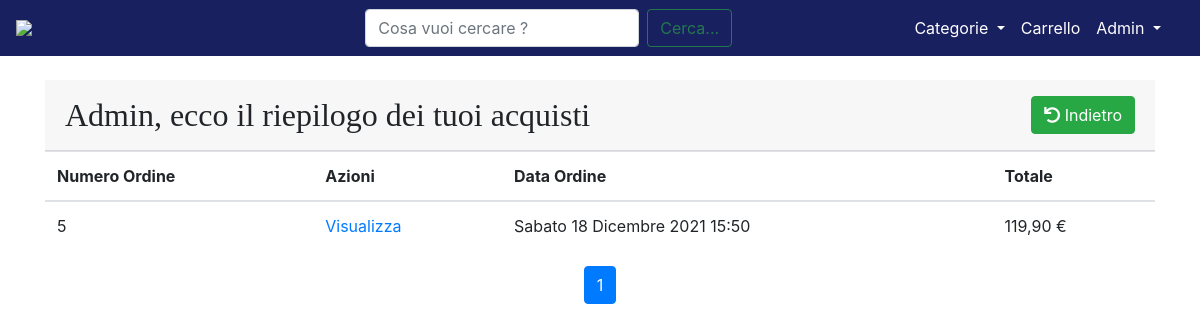
Page /user/acquisti (signed in) on the committed database.
### core/models.py (models this page shows, shortened)
class Payment(models.Model):
    user = models.ForeignKey(User, on_delete=models.CASCADE)
    amount = models.FloatField()
    timestamp = models.DateTimeField(auto_now_add=True)
    order = models.ForeignKey(Order, on_delete=models.CASCADE)

class Order(models.Model):
    user = models.ForeignKey(User, on_delete=models.CASCADE, null=True)
    is_ordered = models.BooleanField(default=False)
    items = models.ManyToManyField(OrderItem)
    ordered_date = models.DateTimeField()
    shipping_address = models.ForeignKey('ShippingAddress', on_delete=models.SET_NULL, blank=True, null=True)

### core/views.py (the view)
# urls.py: path('user/acquisti', login_required(views.AcquistiView.as_view()), name='acquisti'),
class AcquistiView(View):
    model = User
    template_name = '/core/acquisti.html'
    def get(self, *args, **kwargs):
        user_id = self.request.user.id
        user = User.objects.get(id=user_id)
        acquisti = Payment.objects.filter(user=user).order_by("-pk")
        paginator = Paginator(acquisti, 10)
        page_number = self.request.GET.get('page')
        page_obj = paginator.get_page(page_number)
        context = {
            'User': user,
            'lista_acquisti': page_obj,
            'page_obj': page_obj
        }
        return render(self.request, 'core/acquisti.html', context)

### core/templates/core/acquisti.html (shortened to what this page needs)
{% extends 'base.html' %}
{% load static %}
{% block content %}
<link rel="stylesheet" type="text/css" href="{% static '/css/homepage.css' %}"/>
<link rel="stylesheet" href="https://pro.fontawesome.com/releases/v5.13.0/css/all.css">
<br>
<div class="card-header py-3 d-flex flex-row align-items-center justify-content-between">
    <h2 class="m-0">{{ user }}, ecco il riepilogo dei tuoi acquisti </h2>
    <button class="btn btn-success" onclick="window.history.go(-1);">
        <i class="fas fa-undo"></i>
        Indietro
    </button>
</div>
<div>
    <table class="table" id="UserTable">
        <thead>
        <tr>
            <th>Numero Ordine</th>
            <th>Azioni</th>
            <th>Data Ordine</th>
            <th>Totale</th>
        </tr>
        </thead>
        <tbody>
        {% for item in lista_acquisti %}
        <tr>
            <td>{{ item.order.id }}</a></td>
            <td><a href="{% url 'order_display' pk=item.order.id %}">Visualizza</a></td>
            <td>{{ item.timestamp }}</td>
            <td>{{ item.amount }}0 €</td>
        </tr>
        {% endfor %}
        </tbody>
    </table>
</div>
<nav class="d-flex justify-content-center wow fadeIn">
    <ul class="pagination pg-blue">
        <li class="page-item active">
            <a class="page-link" href="?page={{ page_obj.number }}">{{ page_obj.number }}
            </a>
        </li>
    </ul>
</nav>
{% endblock content %}

### templates/base.html (shortened to what this page needs)
{% load static %}
<!DOCTYPE html>
<html lang="it">
<head>
    <link rel="stylesheet" href="https://maxcdn.bootstrapcdn.com/bootstrap/4.0.0/css/bootstrap.min.css"
>
    <link rel="stylesheet" href="{% static 'css/base.css' %}">
</head>
<body>
<nav class="navbar navbar-expand-lg navbar-dark" style="background-color: #192060;">
    <a class="navbar-brand ml-auto" href="/"><img style="width: 9rem;"
                                                  src="https://github.com/LucaCarnevale/temporary_files/blob/main/logo_sito.PNG?raw=true"></a>
    <div class="container">
        <div class="collapse navbar-collapse" id="navbarSupportedContent">
            <form class="form-inline my-2 my-lg-0 mx-auto" action="{% url 'cerca' %}">
                <input name="kw" class="inputCerca form-control mr-sm-2" type="search" placeholder="Cosa vuoi cercare ?"
                       aria-label="Search">
                <button class="cerca btn btn-outline-success" type="submit">Cerca...</button>
            </form>
            <ul class="navbar-nav">
                <div class="collapse navbar-collapse" id="navbarNavDarkDropdown">
                    <ul class="navbar-nav">
                        <li class="nav-item dropdown active">
                            <a class="nav-link dropdown-toggle" href="#" id="navbarDropdown" role="button"
                               data-toggle="dropdown" aria-haspopup="true" aria-expanded="false">
                                Categorie
                            </a>
                        </li>
                    </ul>
                </div>
                {% if request.user.is_authenticated %}
                <li class="nav-item active ml-auto">
                    <a class="nav-link active" aria-current="page" href="{% url 'order_summary' %}">Carrello</a>
                </li>
                <li class="nav-item dropdown active">
                    <a class="nav-link dropdown-toggle" href="#" id="navbarDropdown" role="button"
                       data-toggle="dropdown" aria-expanded="false">
                        {{ request.user.username }}
                    </a>
                </li>
                {% endif %}
            </ul>
        </div>
    </div>
</nav>
<div class="container">
    {% block content %}
    {% endblock content %}
</div>
</body>
</html>

### static/css/base.css (style rules this page uses)
h2 { font-family: 'SansSerif'; }
body, html { height: 100%; margin: 0; }

### static/css/homepage.css (style rules this page uses)
*,::after,::before { box-sizing:border-box; }
ul { margin-top:0;margin-bottom:1rem; }
a { color:#007bff;text-decoration:none;background-color:transparent; }
img { vertical-align:middle;border-style:none; }
.fas { -moz-osx-font-smoothing:grayscale;-webkit-font-smoothing:antialiased;display:inline-block;font-style:normal;font-variant:normal;text-rendering:auto;line-height:1; }
.fas { font-family:"Font Awesome 5 Free"; }
.fas { font-weight:900; }
div,span,h3,p,a,img,i,ul,li { margin:0;padding:0;border:0;font-size:100%;font:inherit;vertical-align:baseline; }
ul { list-style:none; }
* { margin:0;padding:0; }
img { float:left; }
img { max-width:100%; }

### rows in the picture
Payment: order.id "5", timestamp "Sabato 18 Dicembre 2021 15:50", amount "119,9"

### other values in the picture
{{ request.user.username }} "Admin"
{{ user }} "Admin"
{{ page_obj.number }} "1"
